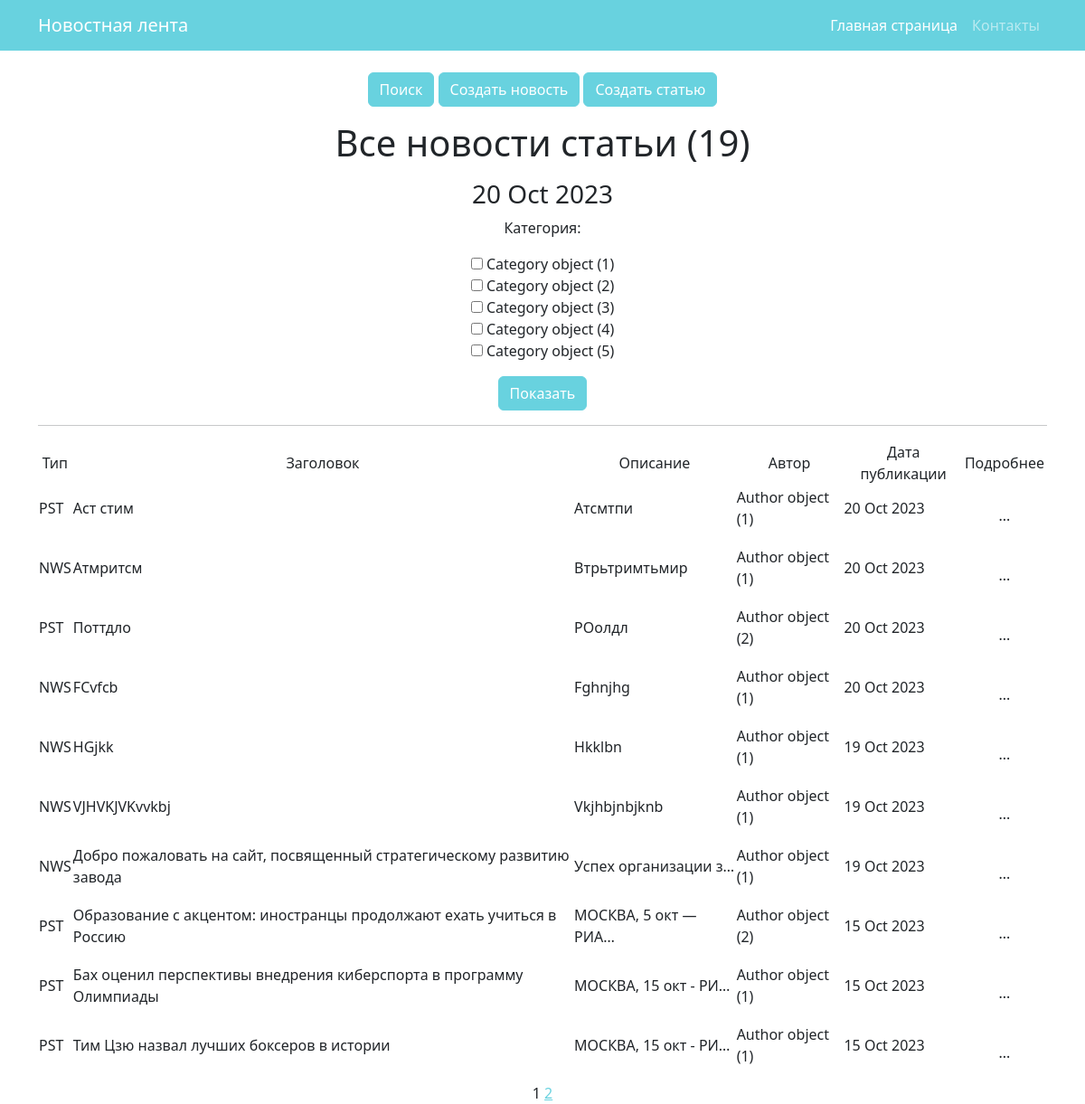
Before: /news/ with the older database file.
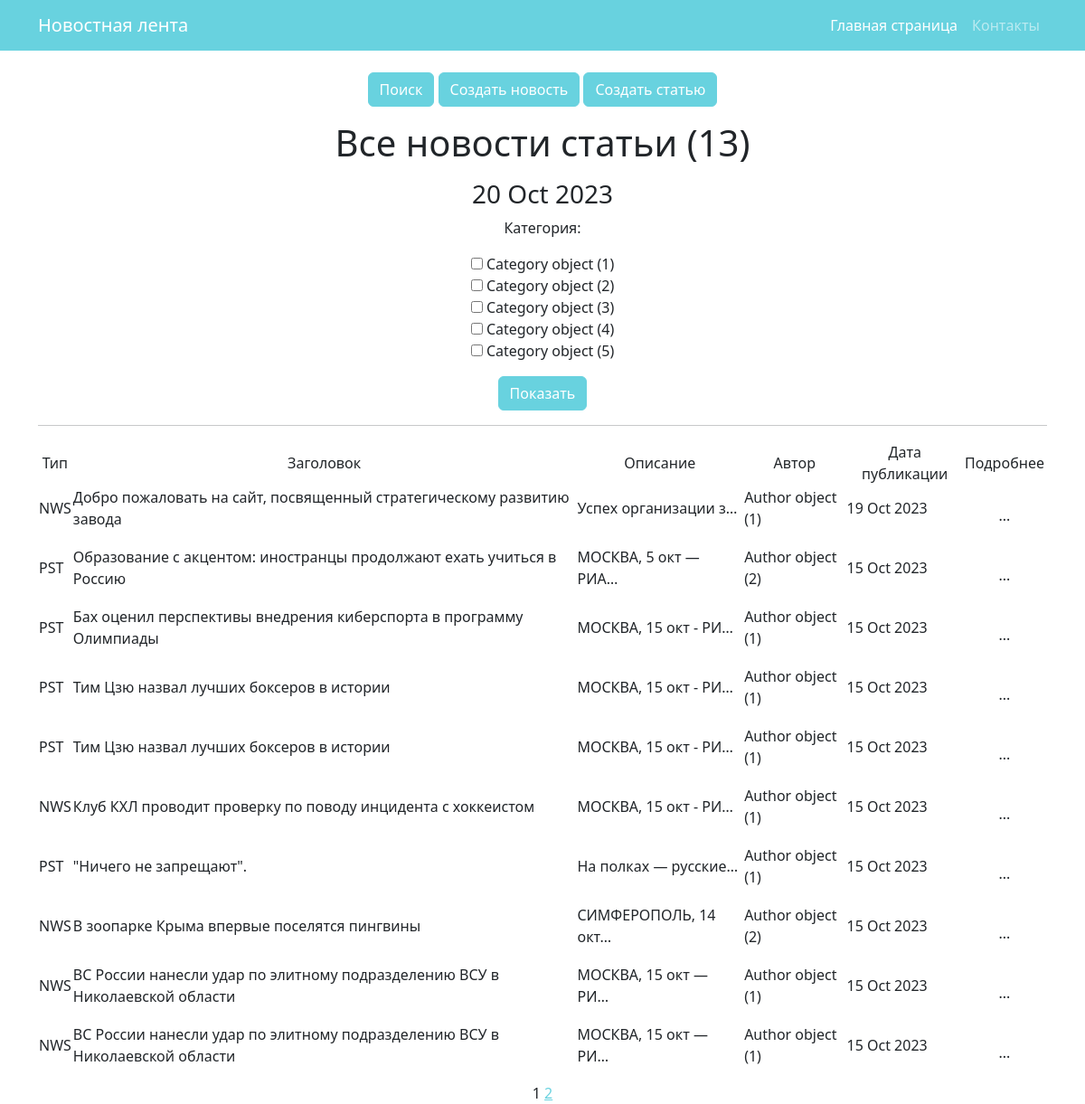
After: the same page with the newer database file.
### news/models.py (models this page shows, shortened)
class Post(models.Model):
    author = models.ForeignKey(Author, on_delete=models.CASCADE, verbose_name=pgettext_lazy('Author', 'Author'))
    type = models.CharField(max_length=7, choices=TYPE, default='NWS')
    time_in = models.DateTimeField(auto_now_add=True)
    category = models.ManyToManyField(Category, through='PostCategory')
    title = models.CharField(max_length=100)
    text = models.TextField()
    rating = models.IntegerField(default=0)

class Author(models.Model):
    name = models.CharField(max_length=255)
    users = models.OneToOneField(User, on_delete=models.CASCADE)
    user_rating = models.IntegerField(default=0)

### news/views.py (the view)
# urls.py: path('', PostList.as_view(), name='postlist'),
class PostList(ListView):
    model = Post
    ordering = '-time_in'
    template_name = 'news.html'
    context_object_name = 'news'
    paginate_by = 10
    def get_queryset(self):
        queryset = super().get_queryset()
        self.filterset = NewsFilter(self.request.GET, queryset)
        return self.filterset.qs
    def get_context_data(self, **kwargs):
        context = super().get_context_data(**kwargs)
        context['time_now'] = datetime.utcnow()
        context['qty_post'] = len(Post.objects.order_by('time_in').values('id'))
        context['filterset'] = self.filterset
        return context

### news/templatetags/custom_tags.py (called while the page is built)
@register.simple_tag()
def current_time(format_string='%b %d %Y'):
    return datetime.utcnow().strftime(format_string)

### templates/news.html (shortened to what this page needs)
{% extends 'flatpages/default.html' %}
{% load custom_filters %}
{% load custom_tags %}
{% block content %}
<br>
<a class="btn btn-primary" href="/news/search/">Поиск</a>
<a class="btn btn-primary" href="/news/create/">Создать новость</a>
<a class="btn btn-primary" href="/news/post/create/">Создать статью</a>
<br>
<p>
<h1>Все новости статьи ({{ qty_post }})</h1>
<p>
   <h3>{% current_time '%d %b %Y' %}</h3>
   <form action="" method="get">
       {{ filterset.form.as_p }}
       <input class="btn btn-primary" type='submit' value='Показать'>
   </form>
   <hr>
   {% if news %}
       <table>
           <tr>
               <td>Тип</td>
               <td>Заголовок</td>
               <td>Описание</td>
               <td>Автор</td>
               <td>Дата публикации</td>
               <td>Подробнее</td>
           </tr>
           {% for post in news %}
           <tr>
               <td><p align="left">{{ post.type }}</td>
               <td><p align="left">{{ post.title }}</td>
               <td><p align="left">{{ post.text|truncatechars:20 }}</td>
               <td><p align="left">{{ post.author }}</td>
               <td><p align="left">{{ post.time_in|date:'d M Y' }}</td>
               <td><a class="nav-link active" aria-current="page" href="/news/{{ post.id  }}">...</a><td>
           </tr>
           {% endfor %}
       </table>
   {% else %}
       <h2>Новостей нет!</h2>
   {% endif %}
   {{ page_obj.number }}
   {% if page_obj.has_next %}
       <a href="?page={{ page_obj.next_page_number }}">{{ page_obj.next_page_number }}</a>
   {% endif %}
{% endblock content %}

Changed rows visible on the page:
removed Post: type "PST", title "Аст стим", text "Атсмтпи", author "Author object (1)", time_in "20 Oct 2023"
removed Post: type "NWS", title "Атмритсм", text "Втрьтримтьмир", author "Author object (1)", time_in "20 Oct 2023"
removed Post: type "PST", title "Поттдло", text "РОолдл", author "Author object (2)", time_in "20 Oct 2023"
removed Post: type "NWS", title "FCvfcb", text "Fghnjhg", author "Author object (1)", time_in "20 Oct 2023"
removed Post: type "NWS", title "HGjkk", text "Hkklbn", author "Author object (1)", time_in "19 Oct 2023"
removed Post: type "NWS", title "VJHVKJVKvvkbj", text "Vkjhbjnbjknb", author "Author object (1)", time_in "19 Oct 2023"
now on this page (row unchanged): Post: type "PST", title "Тим Цзю назвал лучших боксеров в истории", text "МОСКВА, 15 окт - РИ…", author "Author object (1)", time_in "15 Oct 2023"
now on this page (row unchanged): Post: type "NWS", title "Клуб КХЛ проводит проверку по поводу инцидента с хоккеистом", text "МОСКВА, 15 окт - РИ…", author "Author object (1)", time_in "15 Oct 2023"
now on this page (row unchanged): Post: type "PST", title "\"Ничего не запрещают\".", text "На полках — русские…", author "Author object (1)", time_in "15 Oct 2023"
now on this page (row unchanged): Post: type "NWS", title "В зоопарке Крыма впервые поселятся пингвины", text "СИМФЕРОПОЛЬ, 14 окт…", author "Author object (2)", time_in "15 Oct 2023"
now on this page (row unchanged): Post: type "NWS", title "ВС России нанесли удар по элитному подразделению ВСУ в Николаевской области", text "МОСКВА, 15 окт — РИ…", author "Author object (1)", time_in "15 Oct 2023"
now on this page (row unchanged): Post: type "NWS", title "ВС России нанесли удар по элитному подразделению ВСУ в Николаевской области", text "МОСКВА, 15 окт — РИ…", author "Author object (1)", time_in "15 Oct 2023"
Other visible differences:
{{ qty_post }}: "19" → "13"
